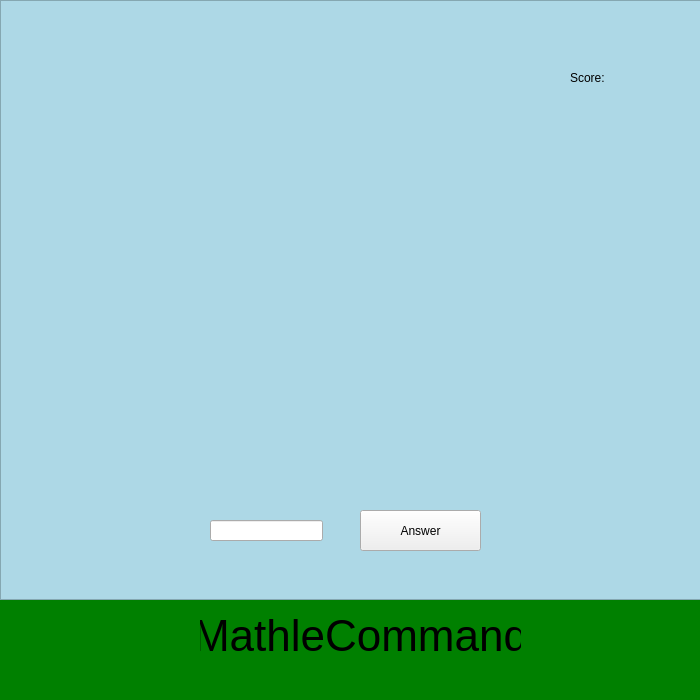
<?xml version="1.0" encoding="UTF-8"?>
<ui version="4.0">
 <class>GameWidget</class>
 <widget class="QWidget" name="GameWidget">
  <property name="geometry">
   <rect>
    <x>0</x>
    <y>0</y>
    <width>700</width>
    <height>700</height>
   </rect>
  </property>
  <property name="windowTitle">
   <string>GameWidget</string>
  </property>
  <widget class="QLabel" name="label">
   <property name="geometry">
    <rect>
     <x>0</x>
     <y>600</y>
     <width>700</width>
     <height>100</height>
    </rect>
   </property>
   <property name="styleSheet">
    <string notr="true">background-color: green;</string>
   </property>
   <property name="text">
    <string/>
   </property>
  </widget>
  <widget class="QGraphicsView" name="graphicsView">
   <property name="geometry">
    <rect>
     <x>0</x>
     <y>0</y>
     <width>701</width>
     <height>600</height>
    </rect>
   </property>
   <property name="styleSheet">
    <string notr="true">background-color: lightblue;</string>
   </property>
  </widget>
  <widget class="QLabel" name="score_label">
   <property name="geometry">
    <rect>
     <x>570</x>
     <y>70</y>
     <width>41</width>
     <height>16</height>
    </rect>
   </property>
   <property name="text">
    <string>Score:</string>
   </property>
  </widget>
  <widget class="QLabel" name="score">
   <property name="geometry">
    <rect>
     <x>620</x>
     <y>70</y>
     <width>51</width>
     <height>16</height>
    </rect>
   </property>
   <property name="text">
    <string/>
   </property>
  </widget>
  <widget class="QLabel" name="title">
   <property name="geometry">
    <rect>
     <x>200</x>
     <y>615</y>
     <width>321</width>
     <height>41</height>
    </rect>
   </property>
   <property name="font">
    <font>
     <pointsize>33</pointsize>
    </font>
   </property>
   <property name="text">
    <string>MathleCommand</string>
   </property>
   <property name="alignment">
    <set>Qt::AlignCenter</set>
   </property>
  </widget>
  <widget class="QLineEdit" name="answerBox">
   <property name="geometry">
    <rect>
     <x>210</x>
     <y>520</y>
     <width>113</width>
     <height>21</height>
    </rect>
   </property>
  </widget>
  <widget class="QPushButton" name="answerButton">
   <property name="geometry">
    <rect>
     <x>360</x>
     <y>510</y>
     <width>121</width>
     <height>41</height>
    </rect>
   </property>
   <property name="text">
    <string>Answer</string>
   </property>
  </widget>
  <widget class="QLabel" name="equation">
   <property name="geometry">
    <rect>
     <x>200</x>
     <y>470</y>
     <width>291</width>
     <height>31</height>
    </rect>
   </property>
   <property name="font">
    <font>
     <pointsize>22</pointsize>
    </font>
   </property>
   <property name="text">
    <string/>
   </property>
   <property name="alignment">
    <set>Qt::AlignCenter</set>
   </property>
  </widget>
 </widget>
 <layoutdefault spacing="6" margin="11"/>
 <resources/>
 <connections/>
</ui>
